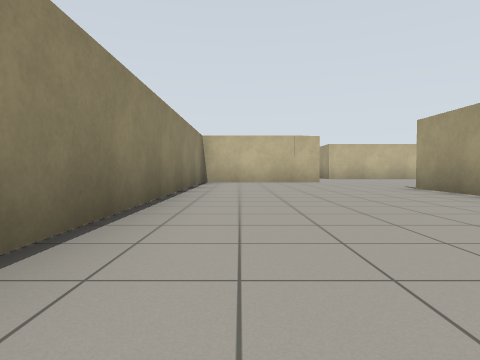
View 1 (above)

24 first-person views from a walk through a robot-simulator world made for Gazebo. The camera is 0.72 m above the floor, tilts 2° down and sees 75° across. The floor is counted in squares, 2 m on a side. Each view is taken from the middle of a square. On the plan, view 1 faces up. The plan holds only what a view shows up to about 9 squares ahead; the rest is blank.

View 2
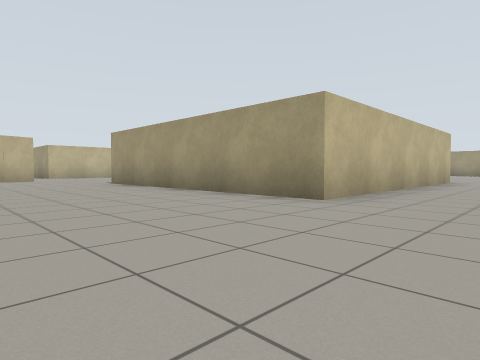

View 3
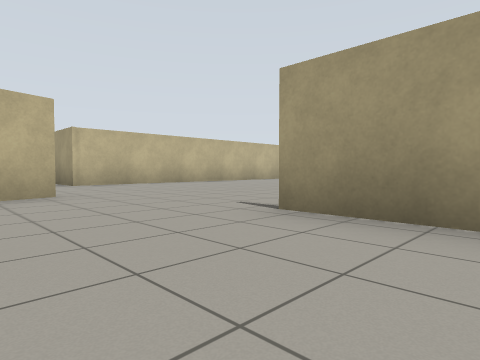

View 4
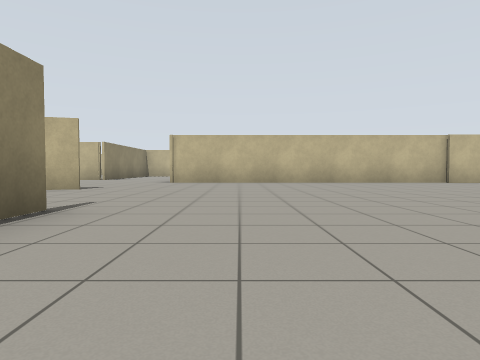

View 5
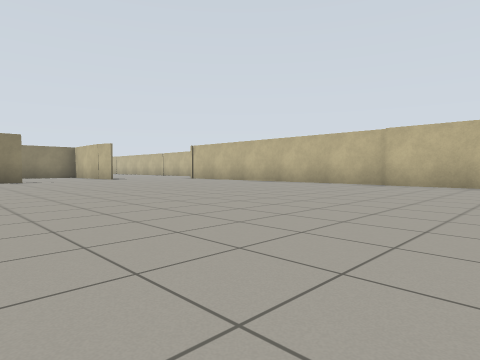

View 6
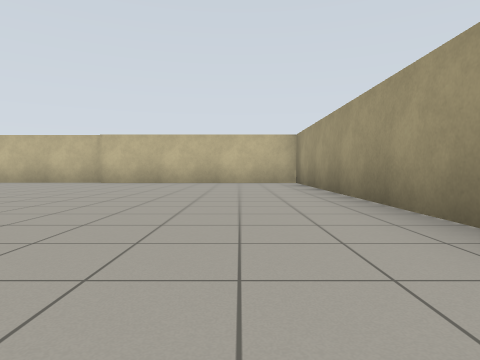

View 7
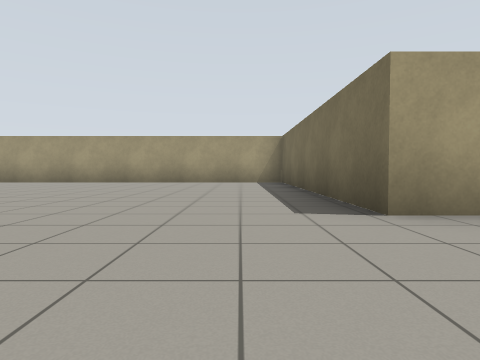

View 8
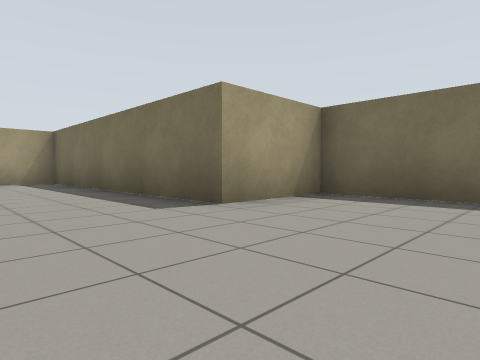

View 9
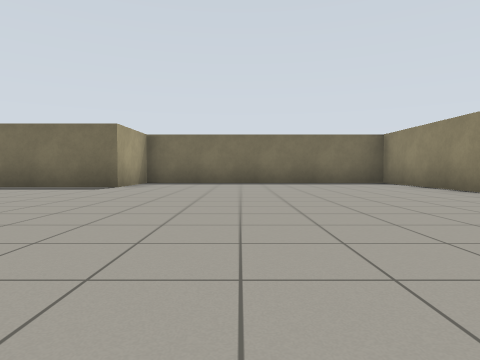

View 10
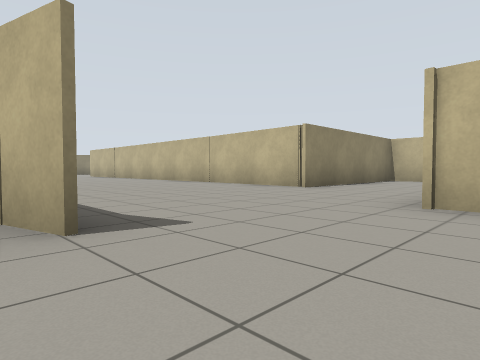

View 11
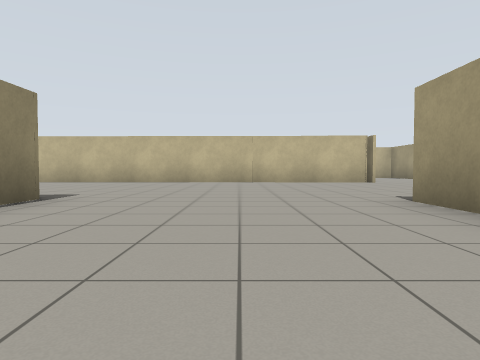

View 12
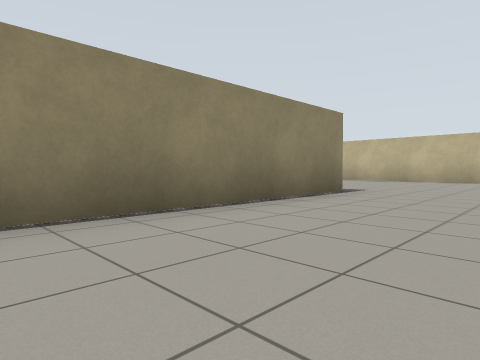

View 13
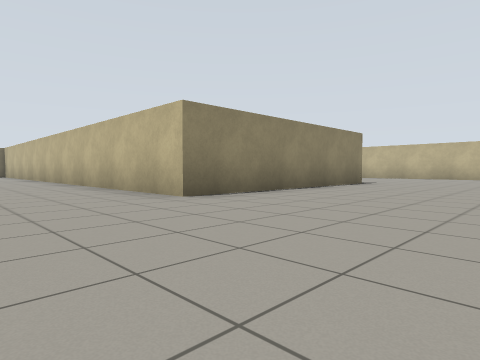

View 14
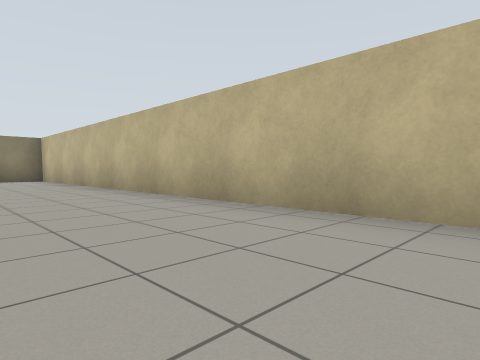

View 15
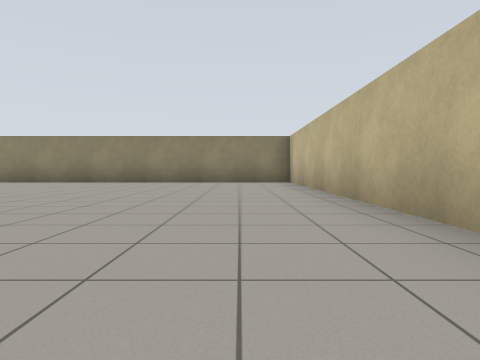

View 16
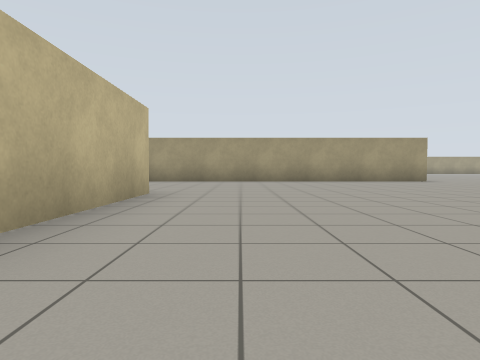

View 17
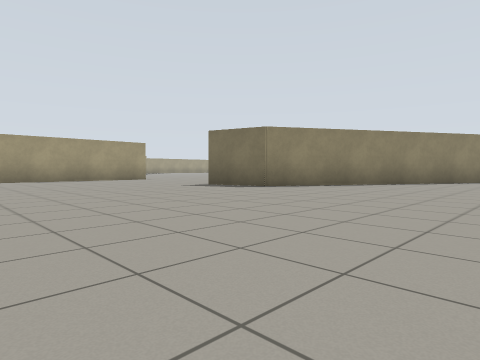

View 18
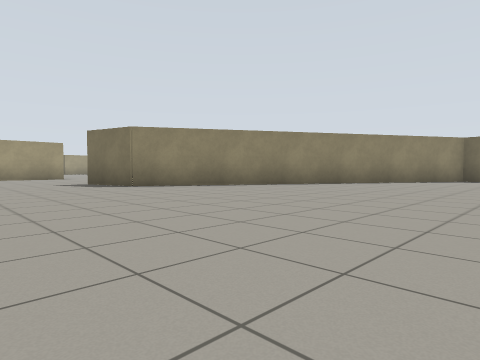

View 19
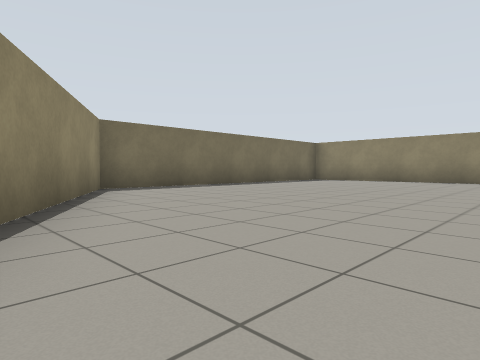

View 20
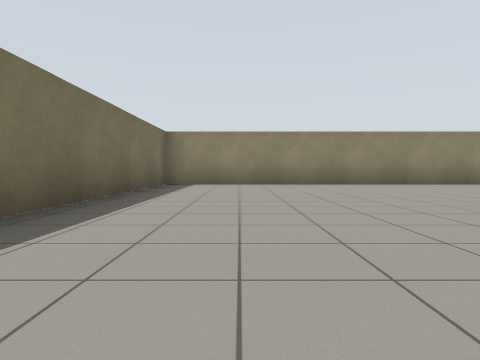

View 21
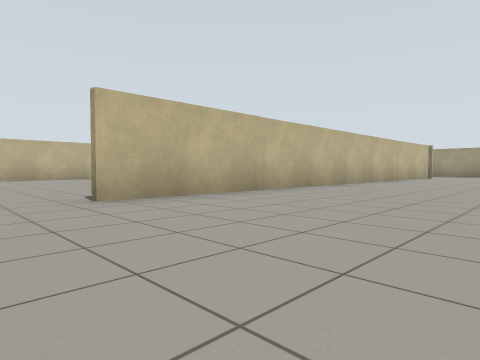

View 22
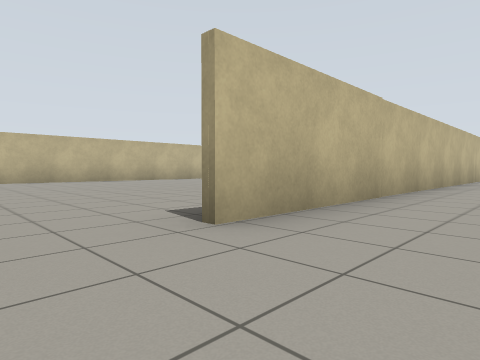

View 23
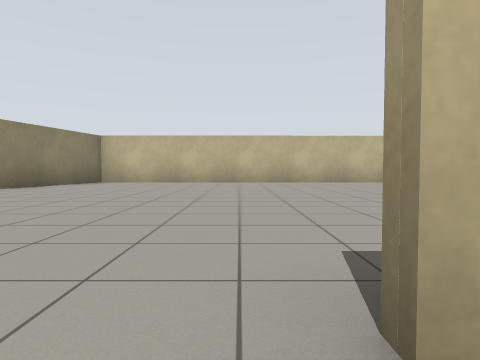

View 24
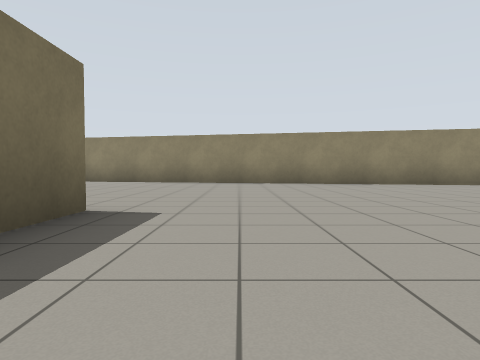

### Floor plan
Points are (right, up) in squares from view 1. A wall is a line through its corners. A room is listed if a view was taken in it or the views show most of it. See-through windows are left out.
Room 1 (views 1, 2, 3, 4, 5, 6, 7, 8, 9, 10)
walls: (3.3, 5.8) (3.3, 5.1); (3.3, 3.3) (3.3, -0.1) (9.4, -0.1) (9.4, 1.9) (15.5, 1.9) (15.5, 11.2) (3.2, 11.2); (2.3, 8.5) (1.4, 8.3); (1.6, 8.3) (-1, 8.3) (-1, 1.2); (3.2, -0.1) (3.2, 5.8)
ways out: opening at (2.5, 9.5) to room 2; opening at (2.5, -1.5)
Room 2 (views 11, 12, 13, 14, 15, 16, 17, 18, 19, 20, 21, 22, 23, 24)
walls: (-5.4, 8.8) (-5.4, 3.3) (-18.4, 3.3) (-18.4, -10.8) (-11.2, -10.8) (-6.7, -3) (-5.2, -2.6); (-11.7, 13.7) (-10.6, 13.7); (-1.1, 7.5) (-1.1, 8.5); (0.4, 13.5) (-11.8, 13.5); (3.2, 11.2) (3.2, 12.5); (-8.1, 21.4) (-15.7, 21.4) (-17.9, 10.6); (0.6, 17.4) (0.6, 13.1); (-1.1, -3.4) (-1.1, 4.6)
ways out: opening at (2.5, 9.5) to room 1

Where each view was taken, in squares from view 1:
view 1: 0 up, 0 right, facing up
view 2: 2 down, 0 right, facing up-right
view 3: 4 up, 1 right, facing up-right
view 4: 3 up, 5 right, facing up
view 5: 4 up, 13 right, facing up-left
view 6: 3 up, 14 right, facing up
view 7: 3 up, 7 right, facing right
view 8: 4 up, 7 right, facing down-right
view 9: 8 up, 7 right, facing down
view 10: 8 up, 4 right, facing up-left
view 11: 5 up, 3 left, facing up
view 12: 4 up, 3 left, facing up-left
view 13: 1 up, 2 left, facing up-left
view 14: 1 up, 8 left, facing up-left
view 15: 2 up, 10 left, facing left
view 16: 2 up, 10 left, facing right
view 17: 2 up, 11 left, facing down-right
view 18: 0 up, 13 left, facing down-right
view 19: 5 down, 9 left, facing down-left
view 20: 9 down, 11 left, facing left
view 21: 10 up, 13 left, facing up-right
view 22: 12 up, 13 left, facing up-right
view 23: 13 up, 12 left, facing up
view 24: 15 up, 9 left, facing left
